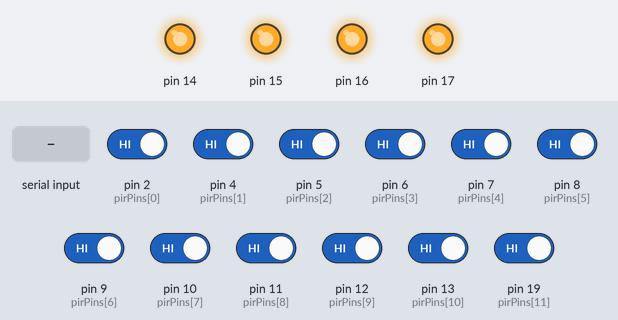
This sketch was run on a simulated Arduino Uno, built with avr-gcc and run on an emulated ATmega328P. Parts: output pins drawn as LEDs (lit = HIGH). Inputs (shaded band) come from the test bench; at power-on: pin 2 (pirPins[0]), pin 4 (pirPins[1]), pin 5 (pirPins[2]), pin 6 (pirPins[3]), pin 7 (pirPins[4]), pin 8 (pirPins[5]), pin 9 (pirPins[6]), pin 10 (pirPins[7]), pin 11 (pirPins[8]), pin 12 (pirPins[9]), pin 13 (pirPins[10]), pin 19 (pirPins[11]) HIGH.

Above: at 0.1 s.
At 1.7 s:
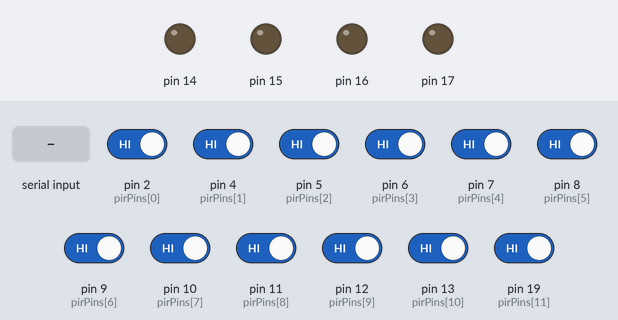
1.8 s: "A" received over Serial
At 3.1 s:
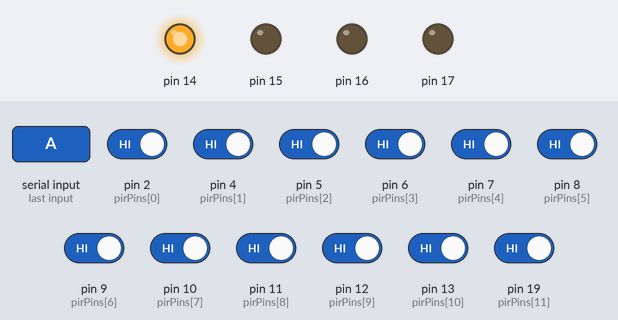
Timing chart, 0 to 13.3 s (numbered marks = the images above; inputs shaded):
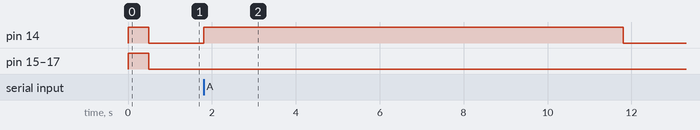

Measured:
- after the input at 1.8 s, pin 14: LOW → HIGH at once, → LOW 10.0 s later

The sketch:

SLAVEcODE.ino
```cpp
int incomingByte;      // a variable to read incoming serial data into
int pirPins[12] = { 2, 4, 5, 6, 7, 8, 9, 10, 11, 12, 13, 19 };
bool intruMsgSent;

void setup()
{
  for (int i = 0; i < 12; i++)
  {
    pinMode(pirPins[i], INPUT);
  digitalWrite(pirPins[i], HIGH);
  }
  digitalWrite(3, HIGH);
  DDRC |= 0b00001111;
  PORTC |= 0b00001111;
  delay(500);
  PORTC &= 0b11110000;
  Serial.begin(9600); // for serial monitor
  //delay(200); // wait for master
  //SIM900power();  // turn on shield
  //delay(20000);  // give time to log on to network.
  intruMsgSent = true;
}

void loop()
{
  serialSend();
  serialReceive();
}

void SIM900power()
// software equivalent of pressing the GSM shield "power" button
{
  PORTC |= 1 << PC4;
  delay(1000);
  PORTC &= ~(1 << PC4);
  delay(7000);
}

void serialSend()
{
  if (pirTrigered())
  {
    PORTC |= 0b00001111;
    Serial.print('Z');
    intruMsgSent = false;
  }
  else
  {
    PORTC &= 0b11110000;
    if (!intruMsgSent)
    {
      Serial.print('Y');
      intruMsgSent = true;
    }
  }
}

void serialReceive()
{
  if (Serial.available() > 0)
  {
    incomingByte = Serial.read();

    switch (incomingByte)
    {
    case 'A':
      PORTC |= 1 << PC0;
      delay(10000);
      PORTC &= ~(1 << PC0);
      break;
    case 'B':
      PORTC |= 1 << PC1;
      delay(10000);
      PORTC &= ~(1 << PC1);
      break;
    case 'C':
      PORTC |= 1 << PC2;
      delay(10000);
      PORTC &= ~(1 << PC2);
      break;
    case 'D':
      PORTC |= 1 << PC3;
      delay(10000);
      PORTC &= ~(1 << PC3);
      break;
    case 'E':
      PORTC |= 0b00001111;
      break;
    case 'F':
      PORTC &= 0b11110000;
      break;
    case 'G':
      PORTC |= 0b00001000;
      break;
    case 'H':
      PORTC &= 0b11110111;
    default:
      break;
    }
  }
}

boolean pirTrigered()
{
  for (int i = 0; i < 12; i++)
  {
    if (digitalRead(pirPins[i]) == LOW)
    {
      return true;
    }
  }
  return false;
}
```
